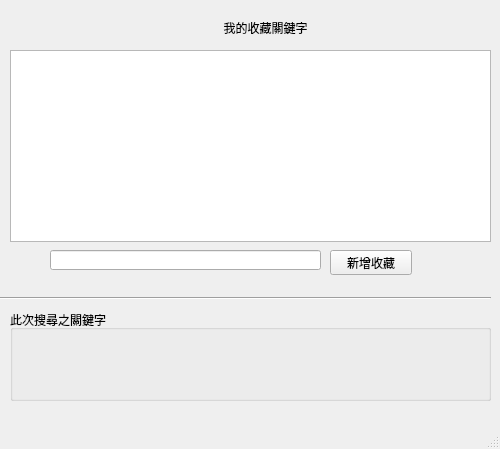
<?xml version="1.0" encoding="UTF-8"?>
<ui version="4.0">
 <class>MainWindow</class>
 <widget class="QMainWindow" name="MainWindow">
  <property name="geometry">
   <rect>
    <x>0</x>
    <y>0</y>
    <width>500</width>
    <height>449</height>
   </rect>
  </property>
  <property name="windowTitle">
   <string>MainWindow</string>
  </property>
  <widget class="QWidget" name="centralwidget">
   <widget class="QListWidget" name="listWidget">
    <property name="geometry">
     <rect>
      <x>10</x>
      <y>50</y>
      <width>481</width>
      <height>192</height>
     </rect>
    </property>
   </widget>
   <widget class="QLineEdit" name="lineEdit">
    <property name="geometry">
     <rect>
      <x>50</x>
      <y>250</y>
      <width>271</width>
      <height>20</height>
     </rect>
    </property>
   </widget>
   <widget class="QLabel" name="label">
    <property name="geometry">
     <rect>
      <x>160</x>
      <y>20</y>
      <width>211</width>
      <height>16</height>
     </rect>
    </property>
    <property name="text">
     <string>我的收藏關鍵字</string>
    </property>
    <property name="alignment">
     <set>Qt::AlignCenter</set>
    </property>
   </widget>
   <widget class="QPushButton" name="pushButton">
    <property name="geometry">
     <rect>
      <x>330</x>
      <y>250</y>
      <width>82</width>
      <height>25</height>
     </rect>
    </property>
    <property name="text">
     <string>新增收藏</string>
    </property>
   </widget>
   <widget class="Line" name="line">
    <property name="geometry">
     <rect>
      <x>0</x>
      <y>290</y>
      <width>491</width>
      <height>16</height>
     </rect>
    </property>
    <property name="orientation">
     <enum>Qt::Horizontal</enum>
    </property>
   </widget>
   <widget class="QGroupBox" name="groupBox">
    <property name="geometry">
     <rect>
      <x>10</x>
      <y>310</y>
      <width>481</width>
      <height>91</height>
     </rect>
    </property>
    <property name="title">
     <string>此次搜尋之關鍵字 </string>
    </property>
   </widget>
  </widget>
  <widget class="QMenuBar" name="menubar">
   <property name="geometry">
    <rect>
     <x>0</x>
     <y>0</y>
     <width>500</width>
     <height>23</height>
    </rect>
   </property>
  </widget>
  <widget class="QStatusBar" name="statusbar"/>
 </widget>
 <resources/>
 <connections/>
</ui>
